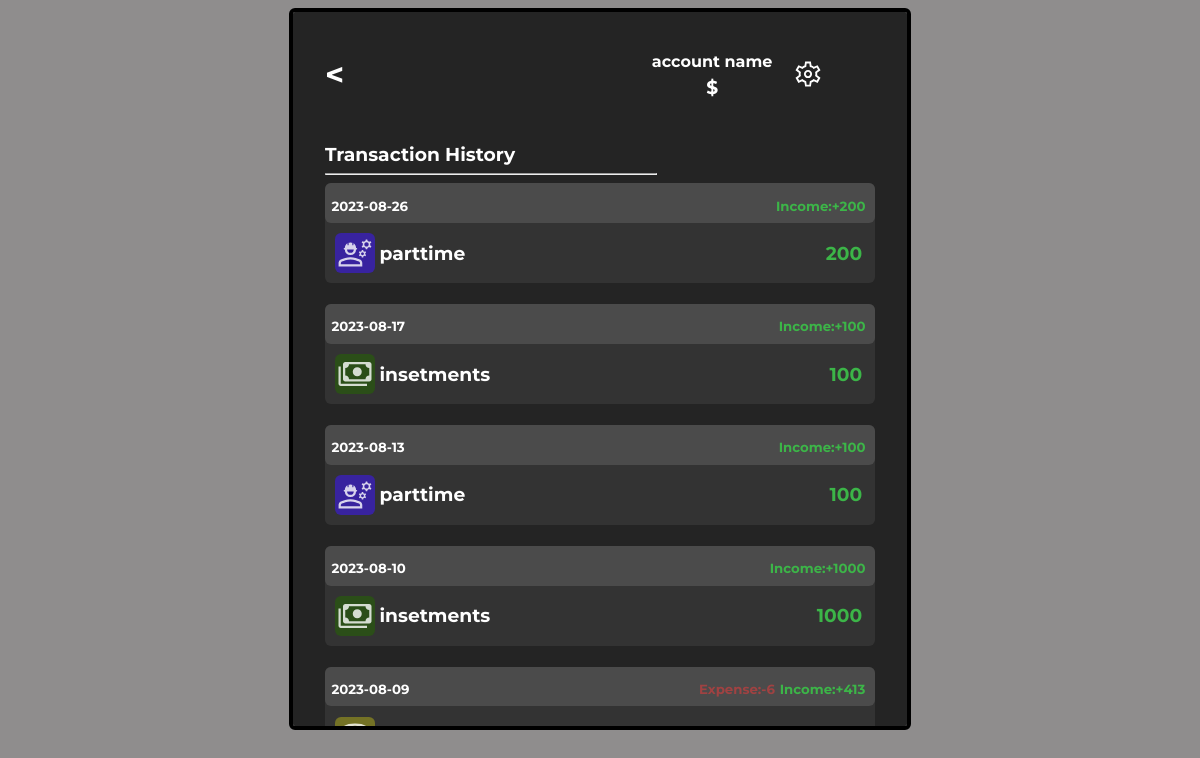
Screenshot of /transaction-history.php with the database file from the repository.
### tables this page shows
CREATE TABLE `transactions` (
  `transaction-id` int unsigned NOT NULL AUTO_INCREMENT,
  `category-id` int unsigned NOT NULL,
  `account-id` int unsigned NOT NULL,
  `amount` int NOT NULL,
  `date` date NOT NULL,
  `description` varchar(150) DEFAULT NULL,
  `timedelete` timestamp NULL DEFAULT NULL,
  `userdelete` varchar(45) DEFAULT NULL,
  PRIMARY KEY (`transaction-id`),
  KEY `category-id` (`category-id`),
  KEY `account-id` (`account-id`),
  CONSTRAINT `transactions_ibfk_1` FOREIGN KEY (`category-id`) REFERENCES `categories` (`category-id`),
  CONSTRAINT `transactions_ibfk_2` FOREIGN KEY (`account-id`) REFERENCES `accounts` (`account-id`)
);

CREATE TABLE `categories` (
  `category-id` int unsigned NOT NULL AUTO_INCREMENT,
  `name` varchar(45) NOT NULL,
  `type` varchar(45) NOT NULL,
  `logo` varchar(150) NOT NULL,
  `color` varchar(7) NOT NULL,
  `description` varchar(150) DEFAULT NULL,
  `timedelete` timestamp NULL DEFAULT NULL,
  `userdelete` varchar(45) DEFAULT NULL,
  PRIMARY KEY (`category-id`)
);

### transaction-history.php (the view, shortened to what this page needs)
<?php
    require('partials/header.php');
?>
<div class="phone-screen">
    <div class="header-section">
        <a href="index.php"><h1><</h1></a>
        <div class="right-side">
        <div class="account-info">
        <h4>account name</h4>
        <h3><?=$_SESSION['balance']?>$</h3>
    </div>
    </div>
</div>
<div class="section-header">
    <h3>Transaction History</h3>
</div>
<hr>
<?php
        $daysquery = "SELECT DISTINCT date FROM transactions ORDER BY date DESC";
        $result = mysqli_query($connection,$daysquery);
        while($days = mysqli_fetch_assoc($result)):
            $day = $days['date'];
            $totalquery = "SELECT t.`account-id`,c.type,
            SUM(CASE WHEN c.type='expenses' THEN -t.amount ELSE t.amount END) as `amount`
            FROM `transactions` t
            LEFT JOIN `categories` c on c.`category-id`=t.`category-id`
            WHERE t.date='$day' and `account-id`='1'
            GROUP BY c.type,t.`account-id`
            ORDER BY c.type";
            $total = mysqli_query($connection,$totalquery);
            $tot_income="";
            $tot_expense="";
            while($tot = mysqli_fetch_assoc($total)){
                $tot['type']=="income"?$tot_income="Income:+".$tot['amount']:$tot_expense="Expense:".$tot['amount'];
            }
    ?>
    <div class="day-balance">
        <div class="header-info">
            <h5><?=$day?></h5>
            <div class="day-balance-detail">
                <h5 class="number-down"><?=$tot_expense?></h5>
                <h5 class="number-up"><?=$tot_income?></h5>
            </div>
        </div>
        <div class="transaction-group">
            <?php
                $query="SELECT t.`transaction-id`,t.date,t.`account-id`,t.timedelete,c.name,c.type,c.logo,c.color,
                CASE WHEN c.type='expenses' THEN -t.amount ELSE t.amount END as `amount`
                FROM `transactions` t
                LEFT JOIN `categories` c on c.`category-id`=t.`category-id`
                WHERE t.date='$day'";
                $transactions = mysqli_query($connection,$query);
                while($tr = mysqli_fetch_assoc($transactions)):
                    $status = $tr['type']=="income"?"number-up":"number-down";
                    $amount = $tr['amount'];
            ?>
            <a href="edit-transaction.php?tri=<?=$tr['transaction-id']?>">
            <div class="single-transaction">
                <div class="category-chosen">
                        <div class="category-logo" style="background-color:<?=$tr['color']?>">
                            <img src="<?='category_options/'.$tr['logo']?>" style="width:90%">
                        </div>
                        <h3><?=$tr['name']?></h3>
                </div>
                <div>
                    <h3 class="<?=$status?>"><?=$amount?></h3>
                </div>
            </div>
            </a>
            <?php endwhile?>
        </div>
    </div>
    <?php endwhile?>

### partials/header.php (shortened to what this page needs)
<!DOCTYPE html>
<html lang="en">
<head>
<link rel="stylesheet" href="styles.css">
<link rel="stylesheet" href="smol.css">
</head>
<body>

### styles.css (style rules this page uses)
:root { --main-color:black; --bg-color:#242424; --sections-color:#333333; --green-color:#3CB548; --red-color:#A04242; --gray-light:#8F8D8D; --gray-dark:#676666; --color-red-light:hsl(346, 87%, 46%, 15%); --color-green-light:hsl(156, 100%, 38%, 15%); }
body { background-color: var(--bg-color); box-sizing: border-box; font-family: 'Montserrat', sans-serif; color: white; }
a { color: white; text-decoration: none; }
.number-up { color:var(--green-color) ; }
.number-down { color:var(--red-color) ; }
.section-header { width: 100%; display: flex; justify-content: space-between; align-items: center; line-height: 0; margin-top: 2rem; }
hr { width: 60%; margin-left: 0; margin-top: 0; }
.category-chosen { display: flex; align-items: center; gap: 1.2rem; }
.category-logo { width: 40px; height: 40px; background-color: var(--green-color); border-radius:6px ; display: flex; justify-content: center; align-items: center; }
.account-info { line-height: 0.3rem; text-align: center; }
.header-section { display: flex; justify-content: space-between; align-items: center; height: 60px; width: 100%; }
.right-side { display: flex; justify-content: center; width: 50%; align-items: center; gap: 1.3rem; }
.single-transaction .category-chosen { gap: 0.3rem; }
.day-balance { background-color: var(--sections-color); border-radius: 6px; margin-bottom: 1.3rem; }
.day-balance .header-info { display: flex; justify-content: space-between; line-height: 0; background-color: #4B4B4B; border-radius: 6px; padding-left: 0.4rem; padding-bottom: 0.6rem; height: 30px; }
.day-balance .day-balance-detail { display: flex; gap: 0.3rem; margin-right: 0.6rem; }
.day-balance .single-transaction { display: flex; justify-content: space-between; padding-left: 0.6rem; padding-right: 0.8rem; }
svg { fill: white; }
@media screen and (min-width: 650px) { body { background-color: #8F8D8D; } }
@media screen and (min-width: 650px) { .phone-screen { width: 550px; height: 650px; margin: auto; border: 4px solid black; border-radius: 6px; padding: 2rem; background-color: var(--bg-color); overflow-x: hidden; overflow-y: scroll; } }

### rows the page displays
transactions: logo (picture), name "parttime", amount "200"
transactions: logo (picture), name "insetments", amount "100"
transactions: logo (picture), name "parttime", amount "100"
transactions: logo (picture), name "insetments", amount "1000"
transactions: logo (picture)

### other values shown
$day "2023-08-26"
$tot_income "Income:+200"
$day "2023-08-17"
$tot_income "Income:+100"
$day "2023-08-13"
$day "2023-08-10"
$tot_income "Income:+1000"
$day "2023-08-09"
$tot_expense "Expense:-6"
$tot_income "Income:+413"
